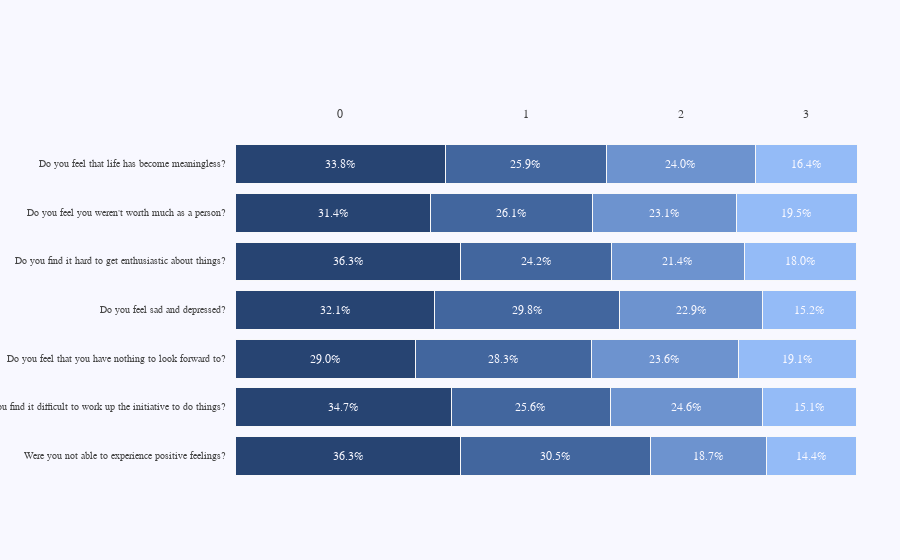

Notebook cell for this chart:
### Code cell
# depression
y_data=['Were you not able to experience positive feelings?',
'Do you find it difficult to work up the initiative to do things?',
'Do you feel that you have nothing to look forward to?',
'Do you feel sad and depressed?',
'Do you find it hard to get enthusiastic about things?',
'Do you feel you weren\'t worth much as a person?',
'Do you feel that life has become meaningless?']
x_data=[]
for i in df_dep.columns[:-1]:
    x_data.append(list(df[i].value_counts()/df.shape[0]*100))
np_array = np.array(x_data)
np_round_to_tenths = np.around(np_array, 1)
x_data = list(np_round_to_tenths)
scale_chart(top_labels,x_data,y_data)

### Figure 1 — Plotly figure (JSON) as saved in the notebook; plotly's stock layout.template omitted (floating-point values rounded to 4 significant figures)
{"data": [{"marker": {"color": "#274472", "line": {"color": "rgb(248, 248, 249)", "width": 1}}, "orientation": "h", "type": "bar", "x": [36.3], "y": ["Were you not able to experience positive feelings?"]}, {"marker": {"color": "#274472", "line": {"color": "rgb(248, 248, 249)", "width": 1}}, "orientation": "h", "type": "bar", "x": [34.7], "y": ["Do you find it difficult to work up the initiative to do things?"]}, {"marker": {"color": "#274472", "line": {"color": "rgb(248, 248, 249)", "width": 1}}, "orientation": "h", "type": "bar", "x": [29], "y": ["Do you feel that you have nothing to look forward to?"]}, {"marker": {"color": "#274472", "line": {"color": "rgb(248, 248, 249)", "width": 1}}, "orientation": "h", "type": "bar", "x": [32.1], "y": ["Do you feel sad and depressed?"]}, {"marker": {"color": "#274472", "line": {"color": "rgb(248, 248, 249)", "width": 1}}, "orientation": "h", "type": "bar", "x": [36.3], "y": ["Do you find it hard to get enthusiastic about things?"]}, {"marker": {"color": "#274472", "line": {"color": "rgb(248, 248, 249)", "width": 1}}, "orientation": "h", "type": "bar", "x": [31.4], "y": ["Do you feel you weren't worth much as a person?"]}, {"marker": {"color": "#274472", "line": {"color": "rgb(248, 248, 249)", "width": 1}}, "orientation": "h", "type": "bar", "x": [33.8], "y": ["Do you feel that life has become meaningless?"]}, {"marker": {"color": "#42669e", "line": {"color": "rgb(248, 248, 249)", "width": 1}}, "orientation": "h", "type": "bar", "x": [30.5], "y": ["Were you not able to experience positive feelings?"]}, {"marker": {"color": "#42669e", "line": {"color": "rgb(248, 248, 249)", "width": 1}}, "orientation": "h", "type": "bar", "x": [25.6], "y": ["Do you find it difficult to work up the initiative to do things?"]}, {"marker": {"color": "#42669e", "line": {"color": "rgb(248, 248, 249)", "width": 1}}, "orientation": "h", "type": "bar", "x": [28.3], "y": ["Do you feel that you have nothing to look forward to?"]}, {"marker": {"color": "#42669e", "line": {"color": "rgb(248, 248, 249)", "width": 1}}, "orientation": "h", "type": "bar", "x": [29.8], "y": ["Do you feel sad and depressed?"]}, {"marker": {"color": "#42669e", "line": {"color": "rgb(248, 248, 249)", "width": 1}}, "orientation": "h", "type": "bar", "x": [24.2], "y": ["Do you find it hard to get enthusiastic about things?"]}, {"marker": {"color": "#42669e", "line": {"color": "rgb(248, 248, 249)", "width": 1}}, "orientation": "h", "type": "bar", "x": [26.1], "y": ["Do you feel you weren't worth much as a person?"]}, {"marker": {"color": "#42669e", "line": {"color": "rgb(248, 248, 249)", "width": 1}}, "orientation": "h", "type": "bar", "x": [25.9], "y": ["Do you feel that life has become meaningless?"]}, {"marker": {"color": "#6d93cf", "line": {"color": "rgb(248, 248, 249)", "width": 1}}, "orientation": "h", "type": "bar", "x": [18.7], "y": ["Were you not able to experience positive feelings?"]}, {"marker": {"color": "#6d93cf", "line": {"color": "rgb(248, 248, 249)", "width": 1}}, "orientation": "h", "type": "bar", "x": [24.6], "y": ["Do you find it difficult to work up the initiative to do things?"]}, {"marker": {"color": "#6d93cf", "line": {"color": "rgb(248, 248, 249)", "width": 1}}, "orientation": "h", "type": "bar", "x": [23.6], "y": ["Do you feel that you have nothing to look forward to?"]}, {"marker": {"color": "#6d93cf", "line": {"color": "rgb(248, 248, 249)", "width": 1}}, "orientation": "h", "type": "bar", "x": [22.9], "y": ["Do you feel sad and depressed?"]}, {"marker": {"color": "#6d93cf", "line": {"color": "rgb(248, 248, 249)", "width": 1}}, "orientation": "h", "type": "bar", "x": [21.4], "y": ["Do you find it hard to get enthusiastic about things?"]}, {"marker": {"color": "#6d93cf", "line": {"color": "rgb(248, 248, 249)", "width": 1}}, "orientation": "h", "type": "bar", "x": [23.1], "y": ["Do you feel you weren't worth much as a person?"]}, {"marker": {"color": "#6d93cf", "line": {"color": "rgb(248, 248, 249)", "width": 1}}, "orientation": "h", "type": "bar", "x": [24], "y": ["Do you feel that life has become meaningless?"]}, {"marker": {"color": "#94bbf7", "line": {"color": "rgb(248, 248, 249)", "width": 1}}, "orientation": "h", "type": "bar", "x": [14.4], "y": ["Were you not able to experience positive feelings?"]}, {"marker": {"color": "#94bbf7", "line": {"color": "rgb(248, 248, 249)", "width": 1}}, "orientation": "h", "type": "bar", "x": [15.1], "y": ["Do you find it difficult to work up the initiative to do things?"]}, {"marker": {"color": "#94bbf7", "line": {"color": "rgb(248, 248, 249)", "width": 1}}, "orientation": "h", "type": "bar", "x": [19.1], "y": ["Do you feel that you have nothing to look forward to?"]}, {"marker": {"color": "#94bbf7", "line": {"color": "rgb(248, 248, 249)", "width": 1}}, "orientation": "h", "type": "bar", "x": [15.2], "y": ["Do you feel sad and depressed?"]}, {"marker": {"color": "#94bbf7", "line": {"color": "rgb(248, 248, 249)", "width": 1}}, "orientation": "h", "type": "bar", "x": [18], "y": ["Do you find it hard to get enthusiastic about things?"]}, {"marker": {"color": "#94bbf7", "line": {"color": "rgb(248, 248, 249)", "width": 1}}, "orientation": "h", "type": "bar", "x": [19.5], "y": ["Do you feel you weren't worth much as a person?"]}, {"marker": {"color": "#94bbf7", "line": {"color": "rgb(248, 248, 249)", "width": 1}}, "orientation": "h", "type": "bar", "x": [16.4], "y": ["Do you feel that life has become meaningless?"]}], "layout": {"annotations": [{"align": "right", "font": {"color": "rgb(67, 67, 67)", "family": "Arial", "size": 10}, "showarrow": false, "text": "Were you not able to experience positive feelings?", "x": 0.14, "xanchor": "right", "xref": "paper", "y": "Were you not able to experience positive feelings?", "yref": "y"}, {"font": {"color": "rgb(248, 248, 255)", "family": "Arial", "size": 12}, "showarrow": false, "text": "36.3%", "x": 18.15, "xref": "x", "y": "Were you not able to experience positive feelings?", "yref": "y"}, {"font": {"color": "rgb(248, 248, 255)", "family": "Arial", "size": 12}, "showarrow": false, "text": "30.5%", "x": 51.55, "xref": "x", "y": "Were you not able to experience positive feelings?", "yref": "y"}, {"font": {"color": "rgb(248, 248, 255)", "family": "Arial", "size": 12}, "showarrow": false, "text": "18.7%", "x": 76.15, "xref": "x", "y": "Were you not able to experience positive feelings?", "yref": "y"}, {"font": {"color": "rgb(248, 248, 255)", "family": "Arial", "size": 12}, "showarrow": false, "text": "14.4%", "x": 92.7, "xref": "x", "y": "Were you not able to experience positive feelings?", "yref": "y"}, {"align": "right", "font": {"color": "rgb(67, 67, 67)", "family": "Arial", "size": 10}, "showarrow": false, "text": "Do you find it difficult to work up the initiative to do things?", "x": 0.14, "xanchor": "right", "xref": "paper", "y": "Do you find it difficult to work up the initiative to do things?", "yref": "y"}, {"font": {"color": "rgb(248, 248, 255)", "family": "Arial", "size": 12}, "showarrow": false, "text": "34.7%", "x": 17.35, "xref": "x", "y": "Do you find it difficult to work up the initiative to do things?", "yref": "y"}, {"font": {"color": "rgb(248, 248, 255)", "family": "Arial", "size": 12}, "showarrow": false, "text": "25.6%", "x": 47.5, "xref": "x", "y": "Do you find it difficult to work up the initiative to do things?", "yref": "y"}, {"font": {"color": "rgb(248, 248, 255)", "family": "Arial", "size": 12}, "showarrow": false, "text": "24.6%", "x": 72.6, "xref": "x", "y": "Do you find it difficult to work up the initiative to do things?", "yref": "y"}, {"font": {"color": "rgb(248, 248, 255)", "family": "Arial", "size": 12}, "showarrow": false, "text": "15.1%", "x": 92.45, "xref": "x", "y": "Do you find it difficult to work up the initiative to do things?", "yref": "y"}, {"align": "right", "font": {"color": "rgb(67, 67, 67)", "family": "Arial", "size": 10}, "showarrow": false, "text": "Do you feel that you have nothing to look forward to?", "x": 0.14, "xanchor": "right", "xref": "paper", "y": "Do you feel that you have nothing to look forward to?", "yref": "y"}, {"font": {"color": "rgb(248, 248, 255)", "family": "Arial", "size": 12}, "showarrow": false, "text": "29.0%", "x": 14.5, "xref": "x", "y": "Do you feel that you have nothing to look forward to?", "yref": "y"}, {"font": {"color": "rgb(248, 248, 255)", "family": "Arial", "size": 12}, "showarrow": false, "text": "28.3%", "x": 43.15, "xref": "x", "y": "Do you feel that you have nothing to look forward to?", "yref": "y"}, {"font": {"color": "rgb(248, 248, 255)", "family": "Arial", "size": 12}, "showarrow": false, "text": "23.6%", "x": 69.1, "xref": "x", "y": "Do you feel that you have nothing to look forward to?", "yref": "y"}, {"font": {"color": "rgb(248, 248, 255)", "family": "Arial", "size": 12}, "showarrow": false, "text": "19.1%", "x": 90.45, "xref": "x", "y": "Do you feel that you have nothing to look forward to?", "yref": "y"}, {"align": "right", "font": {"color": "rgb(67, 67, 67)", "family": "Arial", "size": 10}, "showarrow": false, "text": "Do you feel sad and depressed?", "x": 0.14, "xanchor": "right", "xref": "paper", "y": "Do you feel sad and depressed?", "yref": "y"}, {"font": {"color": "rgb(248, 248, 255)", "family": "Arial", "size": 12}, "showarrow": false, "text": "32.1%", "x": 16.05, "xref": "x", "y": "Do you feel sad and depressed?", "yref": "y"}, {"font": {"color": "rgb(248, 248, 255)", "family": "Arial", "size": 12}, "showarrow": false, "text": "29.8%", "x": 47, "xref": "x", "y": "Do you feel sad and depressed?", "yref": "y"}, {"font": {"color": "rgb(248, 248, 255)", "family": "Arial", "size": 12}, "showarrow": false, "text": "22.9%", "x": 73.35, "xref": "x", "y": "Do you feel sad and depressed?", "yref": "y"}, {"font": {"color": "rgb(248, 248, 255)", "family": "Arial", "size": 12}, "showarrow": false, "text": "15.2%", "x": 92.4, "xref": "x", "y": "Do you feel sad and depressed?", "yref": "y"}, {"align": "right", "font": {"color": "rgb(67, 67, 67)", "family": "Arial", "size": 10}, "showarrow": false, "text": "Do you find it hard to get enthusiastic about things?", "x": 0.14, "xanchor": "right", "xref": "paper", "y": "Do you find it hard to get enthusiastic about things?", "yref": "y"}, {"font": {"color": "rgb(248, 248, 255)", "family": "Arial", "size": 12}, "showarrow": false, "text": "36.3%", "x": 18.15, "xref": "x", "y": "Do you find it hard to get enthusiastic about things?", "yref": "y"}, {"font": {"color": "rgb(248, 248, 255)", "family": "Arial", "size": 12}, "showarrow": false, "text": "24.2%", "x": 48.4, "xref": "x", "y": "Do you find it hard to get enthusiastic about things?", "yref": "y"}, {"font": {"color": "rgb(248, 248, 255)", "family": "Arial", "size": 12}, "showarrow": false, "text": "21.4%", "x": 71.2, "xref": "x", "y": "Do you find it hard to get enthusiastic about things?", "yref": "y"}, {"font": {"color": "rgb(248, 248, 255)", "family": "Arial", "size": 12}, "showarrow": false, "text": "18.0%", "x": 90.9, "xref": "x", "y": "Do you find it hard to get enthusiastic about things?", "yref": "y"}, {"align": "right", "font": {"color": "rgb(67, 67, 67)", "family": "Arial", "size": 10}, "showarrow": false, "text": "Do you feel you weren't worth much as a person?", "x": 0.14, "xanchor": "right", "xref": "paper", "y": "Do you feel you weren't worth much as a person?", "yref": "y"}, {"font": {"color": "rgb(248, 248, 255)", "family": "Arial", "size": 12}, "showarrow": false, "text": "31.4%", "x": 15.7, "xref": "x", "y": "Do you feel you weren't worth much as a person?", "yref": "y"}, {"font": {"color": "rgb(248, 248, 255)", "family": "Arial", "size": 12}, "showarrow": false, "text": "26.1%", "x": 44.45, "xref": "x", "y": "Do you feel you weren't worth much as a person?", "yref": "y"}, {"font": {"color": "rgb(248, 248, 255)", "family": "Arial", "size": 12}, "showarrow": false, "text": "23.1%", "x": 69.05, "xref": "x", "y": "Do you feel you weren't worth much as a person?", "yref": "y"}, {"font": {"color": "rgb(248, 248, 255)", "family": "Arial", "size": 12}, "showarrow": false, "text": "19.5%", "x": 90.35, "xref": "x", "y": "Do you feel you weren't worth much as a person?", "yref": "y"}, {"align": "right", "font": {"color": "rgb(67, 67, 67)", "family": "Arial", "size": 10}, "showarrow": false, "text": "Do you feel that life has become meaningless?", "x": 0.14, "xanchor": "right", "xref": "paper", "y": "Do you feel that life has become meaningless?", "yref": "y"}, {"font": {"color": "rgb(248, 248, 255)", "family": "Arial", "size": 12}, "showarrow": false, "text": "33.8%", "x": 16.9, "xref": "x", "y": "Do you feel that life has become meaningless?", "yref": "y"}, {"font": {"color": "rgb(67, 67, 67)", "family": "Arial", "size": 12}, "showarrow": false, "text": "0", "x": 16.9, "xref": "x", "y": 1.1, "yref": "paper"}, {"font": {"color": "rgb(248, 248, 255)", "family": "Arial", "size": 12}, "showarrow": false, "text": "25.9%", "x": 46.75, "xref": "x", "y": "Do you feel that life has become meaningless?", "yref": "y"}, {"font": {"color": "rgb(67, 67, 67)", "family": "Arial", "size": 12}, "showarrow": false, "text": "1", "x": 46.75, "xref": "x", "y": 1.1, "yref": "paper"}, {"font": {"color": "rgb(248, 248, 255)", "family": "Arial", "size": 12}, "showarrow": false, "text": "24.0%", "x": 71.7, "xref": "x", "y": "Do you feel that life has become meaningless?", "yref": "y"}, {"font": {"color": "rgb(67, 67, 67)", "family": "Arial", "size": 12}, "showarrow": false, "text": "2", "x": 71.7, "xref": "x", "y": 1.1, "yref": "paper"}, {"font": {"color": "rgb(248, 248, 255)", "family": "Arial", "size": 12}, "showarrow": false, "text": "16.4%", "x": 91.9, "xref": "x", "y": "Do you feel that life has become meaningless?", "yref": "y"}, {"font": {"color": "rgb(67, 67, 67)", "family": "Arial", "size": 12}, "showarrow": false, "text": "3", "x": 91.9, "xref": "x", "y": 1.1, "yref": "paper"}], "barmode": "stack", "margin": {"b": 80, "l": 120, "r": 10, "t": 140}, "paper_bgcolor": "rgb(248, 248, 255)", "plot_bgcolor": "rgb(248, 248, 255)", "showlegend": false, "xaxis": {"domain": [0.15, 1], "showgrid": false, "showline": false, "showticklabels": false, "zeroline": false}, "yaxis": {"showgrid": false, "showline": false, "showticklabels": false, "zeroline": false}}}
